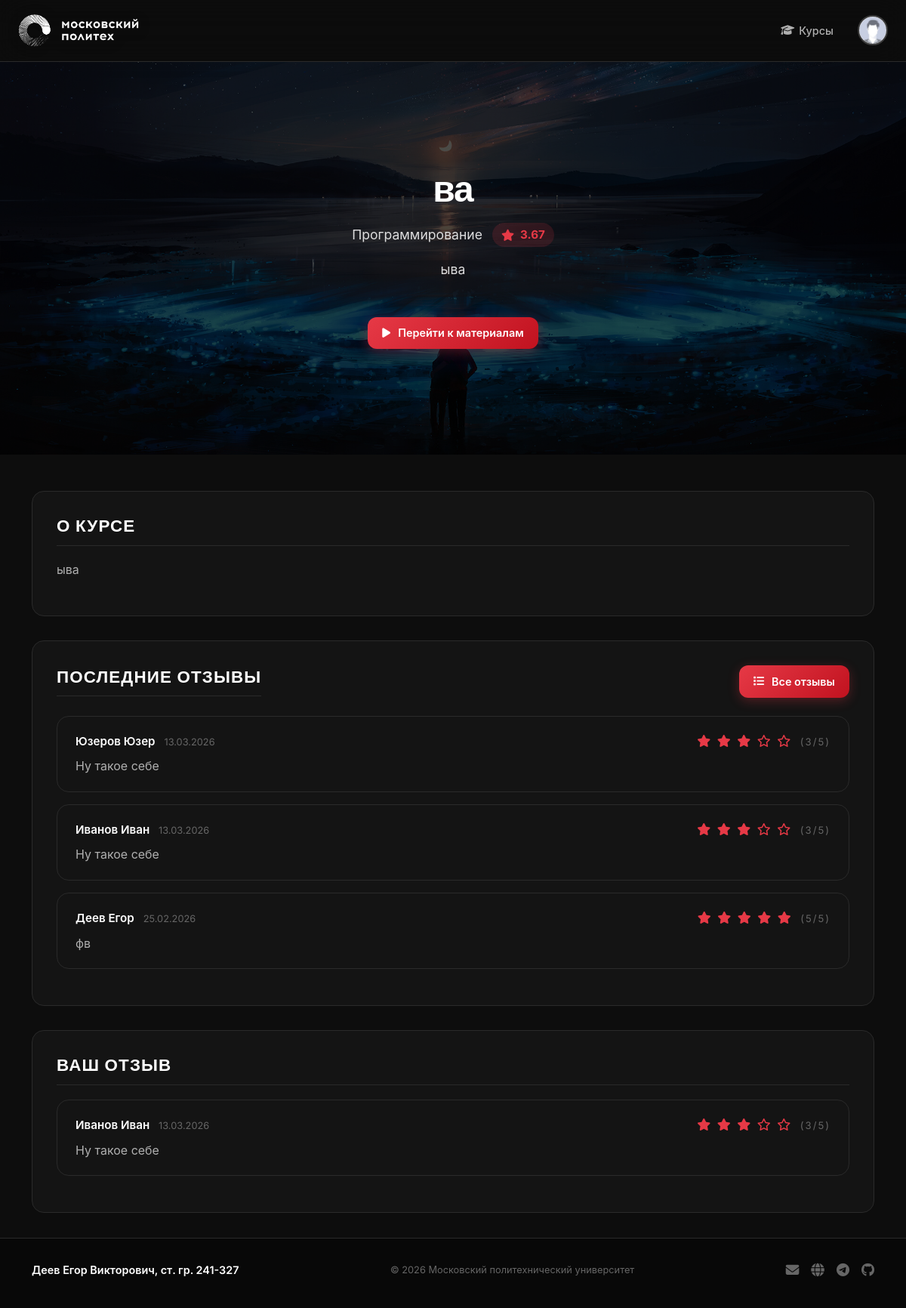
Page /courses/2 (signed in) on the committed database.
### models.py (models this page shows, shortened)
class Image(db.Model):
    __tablename__ = 'images'
    id: Mapped[str] = mapped_column(String(100), primary_key=True)
    file_name: Mapped[str] = mapped_column(String(100))
    mime_type: Mapped[str] = mapped_column(String(100))
    md5_hash: Mapped[str] = mapped_column(String(100), unique=True)
    object_id: Mapped[Optional[int]]
    object_type: Mapped[Optional[str]] = mapped_column(String(100))
    created_at: Mapped[datetime] = mapped_column(default=datetime.now)
    @property
    def url(self):
        return url_for('image', image_id=self.id)

class Base(DeclarativeBase):
  metadata = MetaData(naming_convention={
        "ix": 'ix_%(column_0_label)s',
        "uq": "uq_%(table_name)s_%(column_0_name)s",
        "ck": "ck_%(table_name)s_%(constraint_name)s",
        "fk": "fk_%(table_name)s_%(column_0_name)s_%(referred_table_name)s",
        "pk": "pk_%(table_name)s"
    })

class Course(Base):
    __tablename__ = 'courses'
    id: Mapped[int] = mapped_column(primary_key=True)
    name: Mapped[str] = mapped_column(String(100))
    short_desc: Mapped[str] = mapped_column(Text)
    full_desc: Mapped[str] = mapped_column(Text)
    rating_sum: Mapped[int] = mapped_column(default=0)
    rating_num: Mapped[int] = mapped_column(default=0)
    category_id: Mapped[int] = mapped_column(ForeignKey("categories.id"))
    author_id: Mapped[int] = mapped_column(ForeignKey("users.id"))
    background_image_id: Mapped[str] = mapped_column(ForeignKey("images.id"))
    created_at: Mapped[datetime] = mapped_column(default=datetime.now)
    author: Mapped["User"] = relationship()
    category: Mapped["Category"] = relationship(lazy=False)
    bg_image: Mapped["Image"] = relationship()
    reviews: Mapped[List["Review"]] = relationship(back_populates='course')
    @property
    def rating(self):
        if self.rating_num > 0:
            return self.rating_sum / self.rating_num
        return 0

class Category(Base):
    __tablename__ = 'categories'
    id = mapped_column(Integer, primary_key=True)
    name: Mapped[str] = mapped_column(String(100))
    parent_id: Mapped[Optional[int]] = mapped_column(ForeignKey("categories.id"))

class Review(Base):
    __tablename__ = 'reviews'
    id: Mapped[int] = mapped_column(Integer, primary_key=True)
    rating: Mapped[int] = mapped_column(Integer, nullable=False)
    text: Mapped[str] = mapped_column(Text, nullable=False)
    created_at: Mapped[datetime] = mapped_column(DateTime, default=datetime.now)
    course_id: Mapped[int] = mapped_column(ForeignKey('courses.id'))
    user_id: Mapped[int] = mapped_column(ForeignKey('users.id'))
    course: Mapped['Course'] = relationship(back_populates='reviews')
    user: Mapped['User'] = relationship()

class User(Base, UserMixin):
    __tablename__ = 'users'
    id: Mapped[int] = mapped_column(primary_key=True)
    first_name: Mapped[str] = mapped_column(String(100))
    last_name: Mapped[str] = mapped_column(String(100))
    middle_name: Mapped[Optional[str]] = mapped_column(String(100))
    login: Mapped[str] = mapped_column(String(100), unique=True)
    password_hash: Mapped[str] = mapped_column(String(200))
    created_at: Mapped[datetime] = mapped_column(default=datetime.now)
    @property
    def full_name(self):
        return ' '.join([self.last_name, self.first_name, self.middle_name or ''])

### courses.py (the view)
@bp.route('/<int:course_id>')
def show(course_id):
    course = db.get_or_404(Course, course_id)
    reviews = db.session.execute(
        db.select(Review)
        .filter_by(course_id=course_id)
        .order_by(Review.created_at.desc())
        .limit(5)
    ).scalars().all()
    user_review = None
    if current_user.is_authenticated:
        user_review = db.session.execute(
            db.select(Review).filter_by(course_id=course_id, user_id=current_user.id)
        ).scalar()
    return render_template('courses/show.html', course=course, reviews=reviews, user_review=user_review)

### auth.py (called while the page is built)
def load_user(user_id):
    user = db.session.execute(db.select(User).filter_by(id=user_id)).scalar()
    return user

### templates/courses/show.html (shortened to what this page needs)
{% extends 'base.html' %}
{% block content %}
<div class="title-area position-relative" style="background-image: url({{ course.bg_image.url }});">
    <div class="h-100 w-100 py-5 d-flex text-center position-absolute" style="background-color: rgba(0, 0, 0, 0.7);">
        <div class="m-auto">
            <h1 class="title mb-3">{{ course.name }}</h1>
            <p class="mb-3 mx-auto">
                <span class="badge-red me-2">{{ course.category.name }}</span>
                <span class="rating-badge"><i class="fas fa-star me-1"></i>{{ "%.2f" | format(course.rating) }}</span>
            </p>
            <div class="container">
                <p class="w-75 mb-5 mx-auto" style="color: rgba(255,255,255,0.85);">
                    {{ course.short_desc }}
                </p>
            </div>
            {% if current_user.is_authenticated %}
                <a href="#" class="btn-primary-red">
                    <i class="fas fa-play me-1"></i>Перейти к материалам
                </a>
            {% else %}
                <button class="btn btn-outline-light btn-lg" disabled>Записаться</button>
            {% endif %}
        </div>
    </div>
</div>
<div class="container mt-5">
    <section class="course-section">
        <h2>О курсе</h2>
        <p style="color: var(--text-sec);">{{ course.full_desc }}</p>
    </section>
    <section class="course-section">
        <div class="d-flex align-items-center justify-content-between mb-4">
            <h2 class="mb-0">Последние отзывы</h2>
            <a href="{{ url_for('courses.reviews', course_id=course.id) }}" class="btn-primary-red">
                <i class="fas fa-list me-1"></i>Все отзывы
            </a>
        </div>
        {% if reviews %}
            {% for review in reviews %}
                <div class="review-card">
                    <div class="d-flex align-items-center justify-content-between mb-2">
                        <div>
                            <span class="review-author">{{ review.user.full_name }}</span>
                            <span class="review-date ms-2">{{ review.created_at.strftime('%d.%m.%Y') }}</span>
                        </div>
                        <div class="review-stars">
                            {% for i in range(5) %}
                                {% if i < review.rating %}<i class="fas fa-star"></i>{% else %}<i class="far fa-star"></i>{% endif %}
                            {% endfor %}
                            <span class="ms-1" style="color: var(--text-muted); font-size:0.82rem;">({{ review.rating }}/5)</span>
                        </div>
                    </div>
                    <p class="review-text mb-0">{{ review.text }}</p>
                </div>
            {% endfor %}
        {% else %}
            <p style="color: var(--text-muted);">Отзывов пока нет. Будьте первым!</p>
        {% endif %}
    </section>
    {% if current_user.is_authenticated %}
        <section class="course-section">
            {% if user_review %}
                <h2>Ваш отзыв</h2>
                <div class="review-card">
                    <div class="d-flex align-items-center justify-content-between mb-2">
                        <div>
                            <span class="review-author">{{ current_user.full_name }}</span>
                            <span class="review-date ms-2">{{ user_review.created_at.strftime('%d.%m.%Y') }}</span>
                        </div>
                        <div class="review-stars">
                            {% for i in range(5) %}
                                {% if i < user_review.rating %}<i class="fas fa-star"></i>{% else %}<i class="far fa-star"></i>{% endif %}
                            {% endfor %}
                            <span class="ms-1" style="color: var(--text-muted); font-size:0.82rem;">({{ user_review.rating }}/5)</span>
                        </div>
                    </div>
                    <p class="review-text mb-0">{{ user_review.text }}</p>
                </div>
            {% endif %}
        </section>
    {% endif %}
</div>
{% endblock %}

### static/styles.css (style rules this page uses)
:root { --red: #e63946; --red-light: #ff6b6b; --red-dark: #c1121f; --red-bg: rgba(230, 57, 70, 0.15); --red-glow: rgba(230, 57, 70, 0.3); --bg: #0d0d0d; --bg-darker: #080808; --card: #141414; --card-hover: #1a1a1a; --elevated: #1e1e1e; --input-bg: #1a1a1a; --text: #ffffff; --text-sec: #b0b0b0; --text-muted: #666666; --border: #2a2a2a; --border-lt: #3a3a3a; --success: #22c55e; --warning: #f59e0b; --danger: #ef4444; --info: #3b82f6; --radius-sm: 8px; --radius-md: 12px; --radius-lg: 16px; --radius-xl: 24px; --radius-full: 9999px; --transition: all 0.3s cubic-bezier(0.4, 0, 0.2, 1); }
*, *::before, *::after { box-sizing: border-box; }
html, body { background-color: var(--bg); color: var(--text); font-family: 'Inter', -apple-system, BlinkMacSystemFont, 'Segoe UI', Roboto, sans-serif; font-size: 16px; line-height: 1.6; -webkit-font-smoothing: antialiased; min-height: 100%; }
h1, h2, h3, h4, h5, h6 { font-family: 'Raleway', sans-serif; font-weight: 700; color: var(--text); letter-spacing: -0.02em; line-height: 1.2; }
a { color: var(--red); text-decoration: none; transition: var(--transition); }
.btn-primary-red { display: inline-flex; align-items: center; gap: 6px; background: linear-gradient(135deg, var(--red) 0%, var(--red-dark) 100%); color: #fff; border: none; border-radius: var(--radius-md); padding: 0.6rem 1.2rem; font-size: 0.9rem; font-weight: 600; cursor: pointer; transition: var(--transition); text-decoration: none; box-shadow: 0 4px 15px var(--red-glow); }
.title-area { background-color: var(--bg-darker); background-position: center; background-repeat: no-repeat; background-size: cover; color: var(--text); font-size: 1.1rem; min-height: calc(65vh); }
.title-area h1 { font-size: clamp(1.8rem, 4vw, 3rem); }
.title-area p { color: rgba(255,255,255,0.85); }
.review-card { background: var(--card); border: 1px solid var(--border); border-radius: var(--radius-lg); padding: 1.25rem 1.5rem; transition: var(--transition); margin-bottom: 1rem; }
.review-stars { color: var(--red); letter-spacing: 2px; font-size: 1rem; }
.review-author { color: var(--text); font-weight: 600; font-size: 0.95rem; }
.review-date { color: var(--text-muted); font-size: 0.8rem; }
.review-text { color: var(--text-sec); margin-top: 0.5rem; line-height: 1.6; }
.course-section { background: var(--card); border: 1px solid var(--border); border-radius: var(--radius-lg); padding: 2rem; margin-bottom: 2rem; }
.course-section h2 { font-size: 1.4rem; color: var(--text); margin-bottom: 1.2rem; padding-bottom: 0.75rem; border-bottom: 1px solid var(--border); text-transform: uppercase; letter-spacing: 0.05em; }
.rating-badge { display: inline-flex; align-items: center; gap: 4px; background: var(--red-bg); color: var(--red); border-radius: var(--radius-full); padding: 0.25rem 0.75rem; font-weight: 700; font-size: 0.95rem; }

### rows in the picture
Image: bg_image (picture)
Course: name "ва", rating "3.67", short_desc "ыва", full_desc "ыва"
Category: category.name "Программирование"
Review: user.full_name "Юзеров Юзер", created_at "13.03.2026", rating "3", text "Ну такое себе"
Review: user.full_name "Иванов Иван", created_at "13.03.2026", rating "3", text "Ну такое себе"
Review: user.full_name "Деев Егор", created_at "25.02.2026", rating "5", text "фв"
User: full_name "Иванов Иван"
